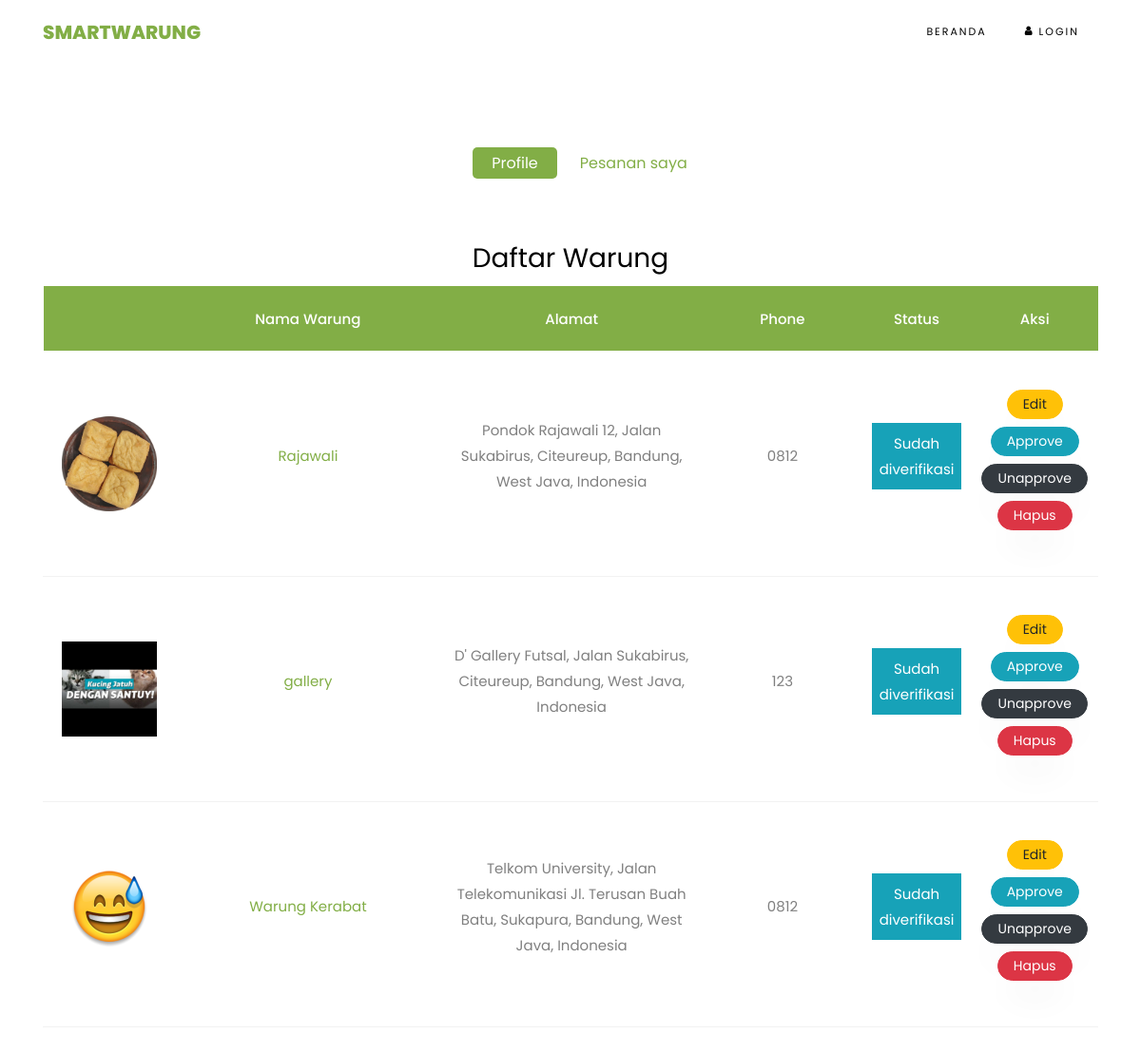
/index.php/admin/warung, run on an earlier commit of the app's database.
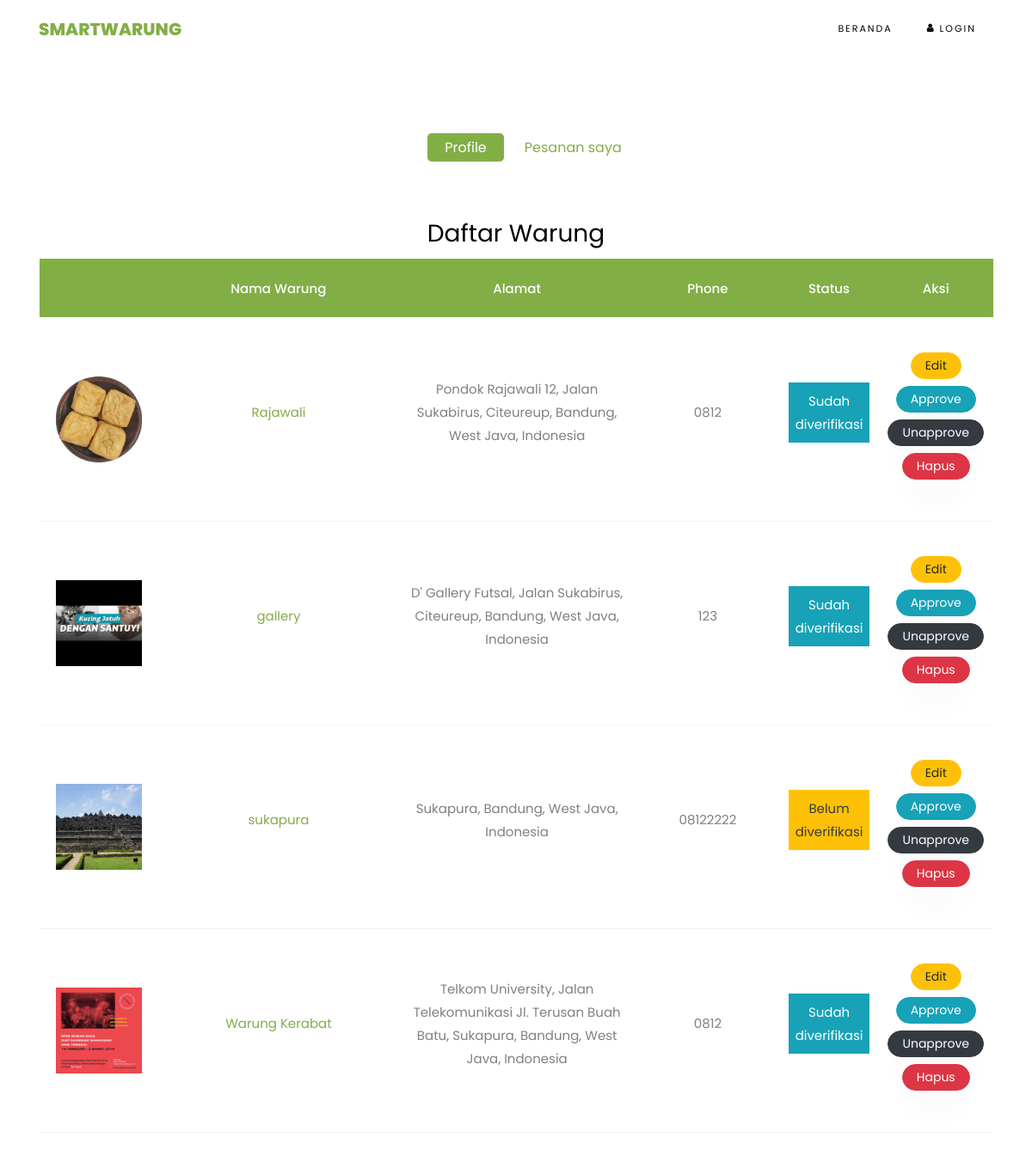
And on a later commit of the database.
### tables this page shows
CREATE TABLE `warungs` (
  `id` int(11) NOT NULL,
  `username` varchar(255) NOT NULL,
  `place_id` varchar(255) NOT NULL,
  `lat` varchar(255) NOT NULL,
  `lng` varchar(255) NOT NULL,
  `address` varchar(255) NOT NULL,
  `status` enum('Belum diverifikasi','Sudah diverifikasi','Verifikasi tidak disetujui','') NOT NULL,
  `updated_at` date DEFAULT NULL
);

CREATE TABLE `users` (
  `name` varchar(255) NOT NULL,
  `username` varchar(255) NOT NULL,
  `password` varchar(255) NOT NULL,
  `phone` varchar(255) NOT NULL,
  `email` varchar(255) NOT NULL,
  `role` int(11) DEFAULT NULL,
  `photo` text
);

### application/controllers/admin.php (called while the page is built, shortened)
<?php
class admin extends CI_Controller{
    public function __construct(){
        $this->load->model('users');
        $this->load->helper('date');
    }
    public function warung(){
        $data['warungs'] = $this->users->get_warungs();
        $data['active'] = 'warung';
        $this->load->view('template/header');
        $this->load->view('admin/warung',$data);
        $this->load->view('template/footer');
    }
}
?>

### index.php (called while the page is built, shortened)
<?php
require_once BASEPATH.'core/CodeIgniter.php';

### application/models/users.php (called while the page is built, shortened)
<?php
class users extends CI_Model {
    public function get_warungs(){
        $this->db->from('users');
        $this->db->join('warungs','users.username = warungs.username');
        $this->db->order_by('updated_at','DESC');
        return $this->db->get()->result_array();
    }
}
?>

### application/views/admin/warung.php (the view, shortened to what this page needs)
<section class="ftco-section">
    <div class="container">
        <div class="row justify-content-center">
            <div class="col-md-10 mb-5 text-center">
                <ul class="product-category">
                    <?php include APPPATH.'views/admin/menu.php'; ?>
                </ul>
            </div>
        </div>
        <div class="row">
            <div class="container">
                <div class="row mb-5">
                    <div class="col-md-12 ftco-animate">
                        <div class="cart-list">
                            <h3 class="text-center">Daftar Warung</h3>
                            <table class="table">
                                <thead class="thead-primary">
                                <tr class="text-center">
                                    <th>&nbsp;</th>
                                    <th>Nama Warung</th>
                                    <th>Alamat</th>
                                    <th>Phone</th>
                                    <th>Status</th>
                                    <th>Aksi</th>
                                </tr>
                                </thead>
                                <tbody>
                                <?php foreach($warungs as $warung): ?>
                                <tr class="text-center">
                                    <td class="image-prod"><div class="img" style="width:100px;background-image:url(<?php $photos = explode(',',$warung['photo']); echo base_url('assets/uploads/').$photos[0]?>);"></div></td>
                                    <td class="" style="width: 25%">
                                        <a href="<?php echo site_url('profile/show/').$warung['username'] ?>" class=""><?php echo $warung['name'] ?></a>
                                    </td>
                                    <td class="" style="width: 25%"><p><?php echo $warung['address']?></p></td>
                                    <td class="" style="width: 15%"><p><?php echo $warung['phone']; ?></p></td>
                                    <td class="" style="width: 10%"><p class="p-2 text-small <?php echo ($warung['status'] == 'Sudah diverifikasi'? 'bg-info text-white':($warung['status']=='Belum diverifikasi'?'bg-warning text-dark':'bg-danger text-light')) ?>"><?php echo $warung['status']; ?></p></td>
                                    <td class="" style="width: 10%">
                                        <a href="<?php  ?>" class="btn btn-sm btn-warning px-3 mb-2"> Edit </a>
                                        <a href="<?php echo site_url('admin/approve/').$warung['username'] ?>" class="btn btn-sm btn-info px-3 mb-2"> Approve </a>
                                        <a href="<?php echo site_url('admin/unapprove/').$warung['username'] ?>" class="btn btn-sm btn-dark text-white px-3 mb-2"> Unapprove </a>
                                        <a href="<?php echo site_url('admin/delete/').$warung['username'] ?>" class="btn btn-sm btn-danger px-3 mb-2" onclick="return confirm('Apkah Anda yakin ingin menghapus?')"> Hapus </a>
                                    </td>
                                </tr>
                                <?php endforeach; ?>
                                </tbody>
                            </table>
                        </div>
                    </div>
                </div>
            </div>
        </div>
    </div>
</section>

What changed in the data, as far as the page shows it:
added warungs: username.photo (picture), username.name "sukapura", address "Sukapura, Bandung, West Java, Indonesia", username.phone "08122222", status "Belum diverifikasi"
changed through a linked row, warungs "Warung Kerabat": username.photo: a different picture
